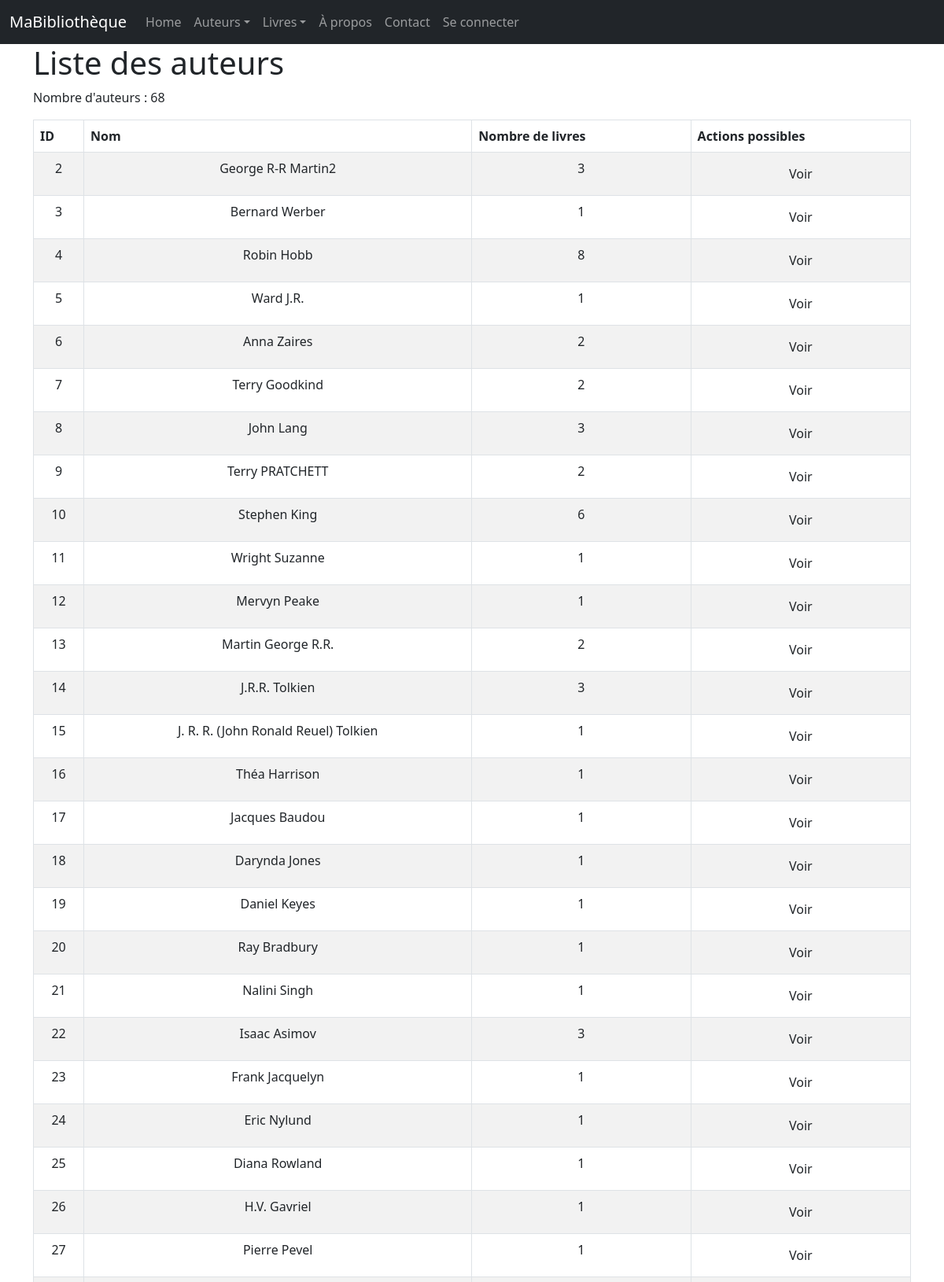
The page /auteurs/ (upper part) on the database its author committed.
### monApp/models.py (models this page shows, shortened)
class Auteur(db.Model):
    idA = db.Column( db.Integer, primary_key=True )
    Nom = db.Column( db.String(100) )

### monApp/views.py (the view)
@app.route('/auteurs/')
def getAuteurs():
    lesAuteurs = Auteur.query.all()
    return render_template('auteurs_list.html', title="R3.01 Dev Web avec Flask", auteurs=lesAuteurs)

### monApp/templates/auteurs_list.html (shortened to what this page needs)
{% extends "base.html" %}
{% block main %}
    <h1>Liste des auteurs</h1>
    <p>Nombre d'auteurs : {{ auteurs|length }}</p>
    <table class="table table-striped table-bordered table-hover">
        <thead>
            <tr>
                <th>ID</th>
                <th>Nom</th>
                <th>Nombre de livres</th>
                <th>Actions possibles</th>
            </tr>
        </thead>
        <tbody>
            {% for unAuteur in auteurs %}
                <tr>
                    <td>{{ unAuteur.idA }}</td>
                    <td>{{ unAuteur.Nom }}</td>
                    <td>{{ unAuteur.livres.count() }}</td>
                    <td>
                        <div class="task-controls">
                            <a href="{{ url_for('viewAuteur', idA=unAuteur.idA) }}" class="btn btn-nfo">
                                Voir
                            </a>
                        </div>
                    </td>
                </tr>
            {% endfor %}
        </tbody>
    </table>
{% endblock %}

### monApp/static/style.css (style rules this page uses)
h1 { color: red; }
td, th { padding: 0.5em; text-align: center; border-collapse: initial; border: thin solid black; }
body { font-family: sans-serif; }

### rows shown on the page
Auteur: idA "2", Nom "George R-R Martin2", livres.count "3"
Auteur: idA "3", Nom "Bernard Werber", livres.count "1"
Auteur: idA "4", Nom "Robin Hobb", livres.count "8"
Auteur: idA "5", Nom "Ward J.R.", livres.count "1"
Auteur: idA "6", Nom "Anna Zaires", livres.count "2"
Auteur: idA "7", Nom "Terry Goodkind", livres.count "2"
Auteur: idA "8", Nom "John Lang", livres.count "3"
Auteur: idA "9", Nom "Terry PRATCHETT", livres.count "2"
Auteur: idA "10", Nom "Stephen King", livres.count "6"
Auteur: idA "11", Nom "Wright Suzanne", livres.count "1"
Auteur: idA "12", Nom "Mervyn Peake", livres.count "1"
Auteur: idA "13", Nom "Martin George R.R.", livres.count "2"
Auteur: idA "14", Nom "J.R.R. Tolkien", livres.count "3"
Auteur: idA "15", Nom "J. R. R. (John Ronald Reuel) Tolkien", livres.count "1"
Auteur: idA "16", Nom "Théa Harrison", livres.count "1"
Auteur: idA "17", Nom "Jacques Baudou", livres.count "1"
Auteur: idA "18", Nom "Darynda Jones", livres.count "1"
Auteur: idA "19", Nom "Daniel Keyes", livres.count "1"
Auteur: idA "20", Nom "Ray Bradbury", livres.count "1"
Auteur: idA "21", Nom "Nalini Singh", livres.count "1"
Auteur: idA "22", Nom "Isaac Asimov", livres.count "3"
Auteur: idA "23", Nom "Frank Jacquelyn", livres.count "1"
Auteur: idA "24", Nom "Eric Nylund", livres.count "1"
Auteur: idA "25", Nom "Diana Rowland", livres.count "1"
Auteur: idA "26", Nom "H.V. Gavriel", livres.count "1"
Auteur: idA "27", Nom "Pierre Pevel", livres.count "1"

### other values the page prints
{{ auteurs|length }} "68"
